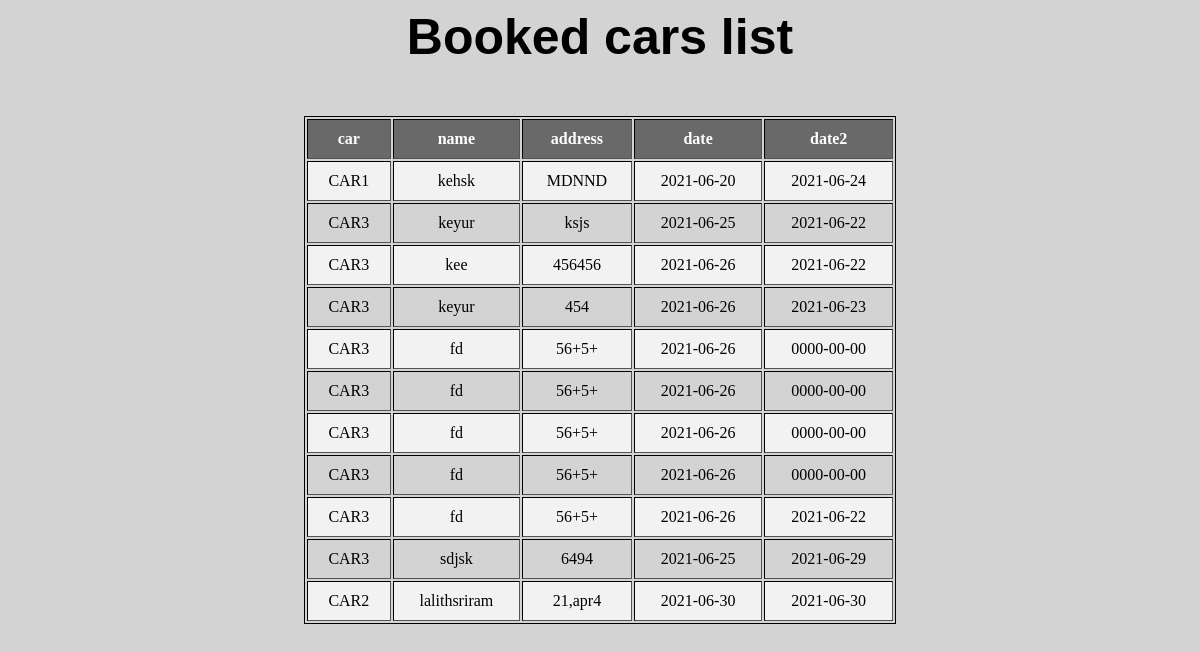
The app's page /order.php with its own data.
### tables this page shows
CREATE TABLE `order00` (
  `carname` varchar(30) NOT NULL,
  `fname` varchar(30) NOT NULL,
  `address` varchar(50) NOT NULL,
  `date` date NOT NULL,
  `date2` date NOT NULL
);

### order.php (the view, shortened to what this page needs)
<html>
<head>
</head>
<body>
    <h2>Booked cars list </h2>
<?php
$dbservername = "localhost";
$dbusername = "root";
$dbpassword = "";
$dbname = "rental";
$conn = mysqli_connect($dbservername, $dbusername, $dbpassword, $dbname) or die("wring");
$q="select * from order00";
$result = mysqli_query($conn,$q);
if($result){
echo"<table border = '1' align='center'>";
echo"<tr><th>car</th><th>name</th><th>address</th><th>date</th><th>date2</th>";
while($row = mysqli_fetch_assoc($result))
    {
        printf("<tr>");
        printf("<td>%s</td>",$row["carname"]);
        printf("<td>%s</td>",$row["fname"]);
        printf("<td>%s</td>",$row["address"]);
        printf("<td>%s</td>",$row["date"]);
        printf("<td>%s</td>",$row["date2"]);
        printf("</tr>");
    }
    echo"</table>";
}
?>
</body>
</html>

### order.php (style rules this page uses)
body { background: #d3d3d3; }
table { margin-top:50px; border: 1px solid black; width:50%; }
th,td { text-align:center; padding:10px; }
tr:nth-child(even) { background-color: #f2f2f2; }
th { background-color: #696969; color: white; }
h2 { text-align:center; font-family: 'Russo One', sans-serif; font-size:50px; }

### records on screen
order00: carname "CAR1", fname "kehsk", address "MDNND", date "2021-06-20", date2 "2021-06-24"
order00: carname "CAR3", fname "keyur", address "ksjs", date "2021-06-25", date2 "2021-06-22"
order00: carname "CAR3", fname "kee", address "456456", date "2021-06-26", date2 "2021-06-22"
order00: carname "CAR3", fname "keyur", address "454", date "2021-06-26", date2 "2021-06-23"
order00: carname "CAR3", fname "fd", address "56+5+", date "2021-06-26", date2 "0000-00-00"
order00: carname "CAR3", fname "fd", address "56+5+", date "2021-06-26", date2 "0000-00-00"
order00: carname "CAR3", fname "fd", address "56+5+", date "2021-06-26", date2 "0000-00-00"
order00: carname "CAR3", fname "fd", address "56+5+", date "2021-06-26", date2 "0000-00-00"
order00: carname "CAR3", fname "fd", address "56+5+", date "2021-06-26", date2 "2021-06-22"
order00: carname "CAR3", fname "sdjsk", address "6494", date "2021-06-25", date2 "2021-06-29"
order00: carname "CAR2", fname "lalithsriram", address "21,apr4", date "2021-06-30", date2 "2021-06-30"
